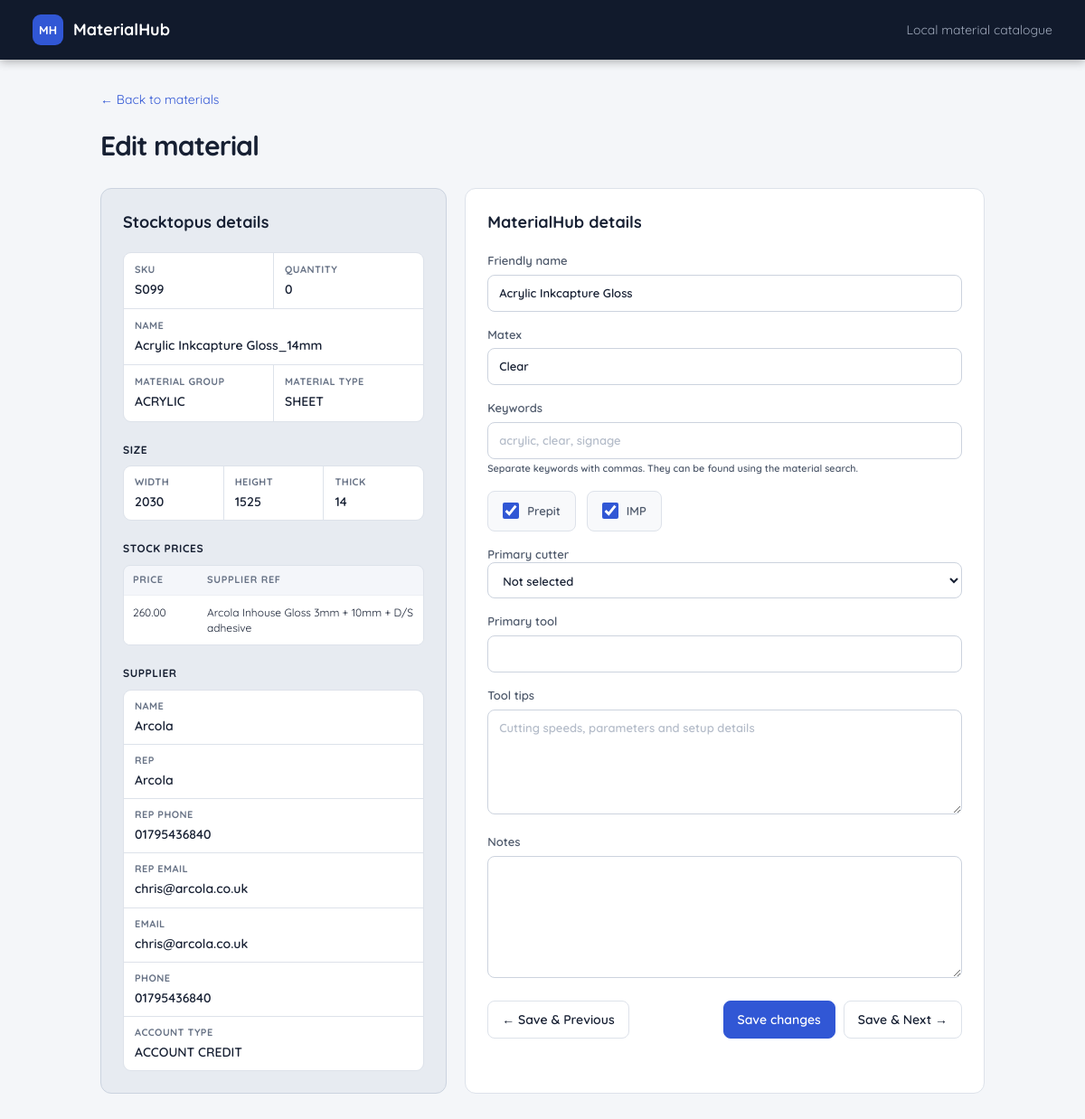
The app's page /materials/80/edit with its own data.
### app/models.py (models this page shows)
class Material(Base):
    __tablename__ = "materials"
    id: Mapped[int] = mapped_column(primary_key=True)
    stocktopus_id: Mapped[str] = mapped_column(Text, unique=True, index=True)
    name: Mapped[str] = mapped_column(Text, default="")
    sku: Mapped[str | None] = mapped_column(Text)
    material_group: Mapped[str | None] = mapped_column(Text)
    material_type: Mapped[str | None] = mapped_column(Text)
    size_type: Mapped[str] = mapped_column(Text, index=True)
    width_mm: Mapped[float | None] = mapped_column(Float)
    height_mm: Mapped[float | None] = mapped_column(Float)
    length_mm: Mapped[float | None] = mapped_column(Float)
    thickness_mm: Mapped[float | None] = mapped_column(Float)
    size_unit: Mapped[str | None] = mapped_column(Text)
    size_string: Mapped[str | None] = mapped_column(Text)
    quantity: Mapped[float | None] = mapped_column(Float)
    price_range: Mapped[str | None] = mapped_column(Text)
    supplier_name: Mapped[str | None] = mapped_column(Text)
    active: Mapped[bool] = mapped_column(Boolean, default=True, index=True)
    raw_stocktopus_json: Mapped[str] = mapped_column(Text)
    first_seen_at: Mapped[datetime] = mapped_column(DateTime(timezone=True), default=utc_now)
    last_seen_at: Mapped[datetime] = mapped_column(DateTime(timezone=True), default=utc_now)
    updated_from_stocktopus_at: Mapped[datetime] = mapped_column(DateTime(timezone=True), default=utc_now)
    friendly_name: Mapped[str | None] = mapped_column(Text)
    matex: Mapped[str | None] = mapped_column(Text)
    prepit: Mapped[str | None] = mapped_column(Text)
    imp: Mapped[str | None] = mapped_column(Text)
    notes: Mapped[str | None] = mapped_column(Text)
    keywords: Mapped[str | None] = mapped_column(Text)
    primary_cutter: Mapped[str | None] = mapped_column(Text)
    primary_tool: Mapped[str | None] = mapped_column(Text)
    tool_tips: Mapped[str | None] = mapped_column(Text)
    sort_order: Mapped[int] = mapped_column(Integer, default=0)

### app/routes/materials.py (the view)
@router.get("/materials/{material_id}/edit")
def edit_page(material_id: int, request: Request, db: Session = Depends(get_db)):
    material = db.get(Material, material_id)
    if material is None:
        raise HTTPException(status_code=404, detail="Material not found")
    previous_id, next_id = _adjacent_material_ids(db, material_id)
    return templates.TemplateResponse(request, "edit_material.html", {
        "material": material,
        "stocktopus_fields": _stocktopus_fields(material),
        "previous_id": previous_id,
        "next_id": next_id,
    })

### app/templates/edit_material.html (shortened to what this page needs)
{% extends "base.html" %}
{% block content %}
<a class="back" href="/materials">← Back to materials</a>
<section class="heading">
  <div><h1>Edit material</h1></div>
</section>
<div class="edit-grid">
  <section class="card stocktopus-panel">
    <h2>Stocktopus details</h2>
    <div class="stocktopus-fields">
      <div class="stocktopus-overview">
      {% for field in stocktopus_fields %}
        {% if field.kind == 'value' %}
          <dl class="stocktopus-field stocktopus-field--{{ field.source_name|replace('_', '-') }}"><dt title="{{ field.source_name }}">{{ field.name }}</dt><dd>{{ field.value }}</dd></dl>
        {% endif %}
      {% endfor %}
      </div>
      {% for field in stocktopus_fields %}
        {% if field.kind == 'group' %}
          <section class="stocktopus-group stocktopus-group--{{ field.source_name|replace('_', '-') }}">
            <h3 title="{{ field.source_name }}">{{ field.name }}</h3>
            <div class="stocktopus-detail-grid">
              {% for child in field.children %}<dl class="stocktopus-field nested"><dt title="{{ child.source_name }}">{{ child.name }}</dt><dd>{{ child.value }}</dd></dl>{% endfor %}
            </div>
          </section>
        {% elif field.kind == 'collection' %}
          <section class="stocktopus-group">
            <h3 title="{{ field.source_name }}">{{ field.name }}</h3>
            {% if field['items'] %}
              <div class="stocktopus-table-wrap"><table class="stocktopus-table">
                <thead><tr>{% for child in field['items'][0] %}<th>{{ child.name }}</th>{% endfor %}</tr></thead>
                <tbody>{% for item in field['items'] %}<tr>{% for child in item %}<td>{{ child.value }}</td>{% endfor %}</tr>{% endfor %}</tbody>
              </table></div>
            {% else %}<div class="stocktopus-empty">No entries</div>{% endif %}
          </section>
        {% endif %}
      {% endfor %}
    </div>
  </section>
  <form id="edit-material" class="card form" method="post">
    <h2>MaterialHub details</h2>
    <label>Friendly name<input name="friendly_name" value="{{ material.friendly_name or '' }}"></label>
    <label>Matex<input name="matex" value="{{ material.matex or '' }}"></label>
    <label>Keywords
      <input name="keywords" value="{{ material.keywords or '' }}" placeholder="acrylic, clear, signage">
      <small>Separate keywords with commas. They can be found using the material search.</small>
    </label>
    <div class="check-row">
      <label class="check-field"><input type="checkbox" name="prepit" value="1" {% if material.prepit %}checked{% endif %}><span>Prepit</span></label>
      <label class="check-field"><input type="checkbox" name="imp" value="1" {% if material.imp %}checked{% endif %}><span>IMP</span></label>
    </div>
    <label>Primary cutter
      <select name="primary_cutter" id="primary-cutter">
        <option value="">Not selected</option>
      </select>
    </label>
    <label id="primary-tool-field" {% if material.primary_cutter not in ['CNC', 'JWEI'] %}hidden{% endif %}>Primary tool
      <input name="primary_tool" value="{{ material.primary_tool or '' }}">
    </label>
    <label>Tool tips<textarea name="tool_tips" rows="5" placeholder="Cutting speeds, parameters and setup details">{{ material.tool_tips or '' }}</textarea></label>
    <label>Notes<textarea name="notes" rows="6">{{ material.notes or '' }}</textarea></label>
    <div class="edit-navigation">
      <button name="navigation" value="previous" {% if previous_id is none %}disabled{% endif %}>← Save &amp; Previous</button>
      <div class="actions">
        <button class="primary" name="navigation" value="save">Save changes</button>
        <button name="navigation" value="next" {% if next_id is none %}disabled{% endif %}>Save &amp; Next →</button>
      </div>
    </div>
  </form>
</div>
{% endblock %}

### app/static/styles.css (style rules this page uses)
:root { --ink:#172033;--muted:#687386;--line:#dde2ea;--surface:#fff;--bg:#f4f6f9;--brand:#3157d5;--brand-dark:#2446b5 }
* { box-sizing:border-box }
body { margin:0;background:var(--bg);color:var(--ink);font:14px/1.45 Inter,ui-sans-serif,system-ui,-apple-system,"Segoe UI",sans-serif }
.heading { display:flex;align-items:flex-end;justify-content:space-between;margin-bottom:24px }
.heading h1 { font-size:30px;letter-spacing:-.03em;margin:0 }
.actions { display:flex;gap:9px;align-items:center }
button,.button { border:1px solid var(--line);border-radius:8px;background:#fff;color:var(--ink);padding:10px 15px;text-decoration:none;font:inherit;font-weight:600;cursor:pointer }
.primary { background:var(--brand);border-color:var(--brand);color:#fff }
input,select,textarea { width:100%;border:1px solid #ccd3de;border-radius:8px;padding:10px 12px;color:var(--ink);background:#fff;font:inherit }
table { width:100%;border-collapse:collapse;white-space:nowrap }
th { background:#f8f9fb;text-align:left;text-transform:uppercase;letter-spacing:.06em;font-size:11px;color:var(--muted);padding:12px }
td { padding:13px 12px;border-top:1px solid #edf0f4 }
.back { display:inline-block;margin-bottom:20px;color:var(--brand);text-decoration:none }
.edit-grid { display:grid;grid-template-columns:minmax(280px,.7fr) minmax(400px,1.3fr);gap:20px }
.card { background:#fff;border:1px solid var(--line);border-radius:12px;padding:24px }
.card h2 { margin:0 0 20px;font-size:18px }
dl { display:grid;grid-template-columns:130px 1fr;margin:0 }
dt,dd { border-bottom:1px solid #edf0f4;padding:10px 0 }
dt { color:var(--muted) }
dd { margin:0;font-weight:550 }
.form label { display:block;color:#4e596b;font-size:13px;font-weight:600;margin-bottom:16px }
.form input,.form textarea { margin-top:6px }

### app/static/inline-edit.css (style rules this page uses)
.edit-grid { grid-template-columns: minmax(360px, .9fr) minmax(500px, 1.35fr); }
.stocktopus-panel { border-color: #cbd3df; background: #e7ebf1; }
body, button, input, select, textarea { font-family: "Quicksand", ui-sans-serif, system-ui, sans-serif; }
input::placeholder, textarea::placeholder { color: #b4bcc9; opacity: 1; }
.form textarea { resize: vertical; }
.edit-navigation { display: flex; align-items: center; justify-content: space-between; gap: 12px; padding-top: 4px; }
.check-cell input, .check-field input { width: 18px; height: 18px; margin: 0; accent-color: var(--brand); cursor: pointer; }
.check-row { display: flex; gap: 12px; margin-bottom: 16px; }
.form .check-field { display: flex; align-items: center; gap: 9px; margin: 0; padding: 12px 16px; border: 1px solid var(--line); border-radius: 8px; background: #f8f9fb; }
.form .check-field input { margin: 0; }
.stocktopus-fields { display: block; }
.stocktopus-overview, .stocktopus-detail-grid { display: grid; grid-template-columns: repeat(2, minmax(0, 1fr)); gap: 1px; overflow: hidden; border: 1px solid var(--line); border-radius: 9px; background: var(--line); }
.stocktopus-field--name { grid-column: 1 / -1; }
.stocktopus-group--size .stocktopus-detail-grid { grid-template-columns: repeat(3, minmax(0, 1fr)); }
.stocktopus-group--supplier .stocktopus-detail-grid { grid-template-columns: minmax(0, 1fr); }
.stocktopus-field { display: grid; grid-template-columns: minmax(0, 1fr); margin: 0; min-width: 0; border: 0; background: #fff; padding: 11px 12px; }
.stocktopus-field dt { display: block; width: 100%; padding: 0 0 3px; border: 0; color: var(--muted); font-size: 11px; font-weight: 700; letter-spacing: .04em; text-transform: uppercase; }
.stocktopus-field dd { display: block; width: 100%; margin: 0; padding: 0; border: 0; overflow-wrap: anywhere; }
.stocktopus-group { margin-top: 22px; }
.stocktopus-group h3 { margin: 0 0 9px; padding: 0; border: 0; color: var(--ink); font-size: 12px; letter-spacing: .045em; text-transform: uppercase; }
.stocktopus-field.nested { padding: 10px 12px; }
.stocktopus-table-wrap { overflow: hidden; border: 1px solid var(--line); border-radius: 8px; }
.stocktopus-table { table-layout: fixed; white-space: normal; }
.stocktopus-table th:first-child, .stocktopus-table td:first-child { width: 82px; }
.stocktopus-table th { background: #f4f6fa; padding: 8px 10px; }
.stocktopus-table td { padding: 10px; vertical-align: top; font-size: 12px; overflow-wrap: anywhere; }
.stocktopus-table tbody tr, .stocktopus-table tbody td { background: #fff; }

### records on screen
Material: friendly_name "Acrylic Inkcapture Gloss", matex "Clear", prepit "☑", imp "☑"

### other values on screen
{{ field.name }} "SKU" "QUANTITY" "NAME" "MATERIAL GROUP" "MATERIAL TYPE"
{{ field.value }} "S099" "0" "Acrylic Inkcapture Gloss_14mm" "ACRYLIC" "SHEET"
{{ field.name }} "SIZE" "SUPPLIER"
{{ child.name }} "WIDTH" "HEIGHT" "THICK" "NAME" "REP" "REP PHONE" "REP EMAIL" "EMAIL" "PHONE" "ACCOUNT TYPE"
{{ child.value }} "2030" "1525" "14" "Arcola" "Arcola" "01795436840" "chris@arcola.co.uk" "chris@arcola.co.uk" "01795436840" "ACCOUNT CREDIT"
{{ field.name }} "STOCK PRICES"
{{ child.name }} "PRICE" "SUPPLIER REF"
{{ child.value }} "260.00" "Arcola Inhouse Gloss 3mm + 10mm + D/S adhesive"
